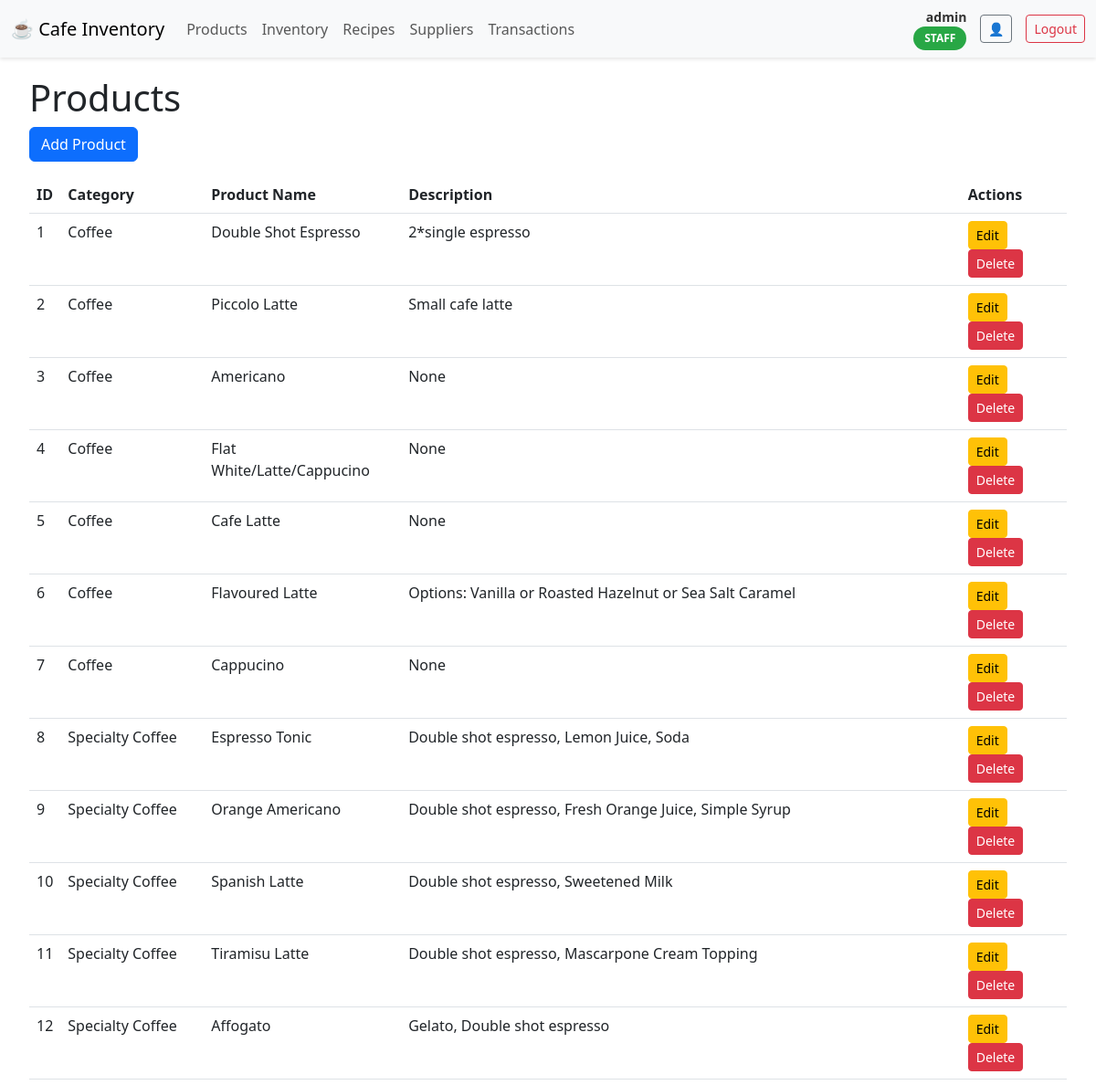
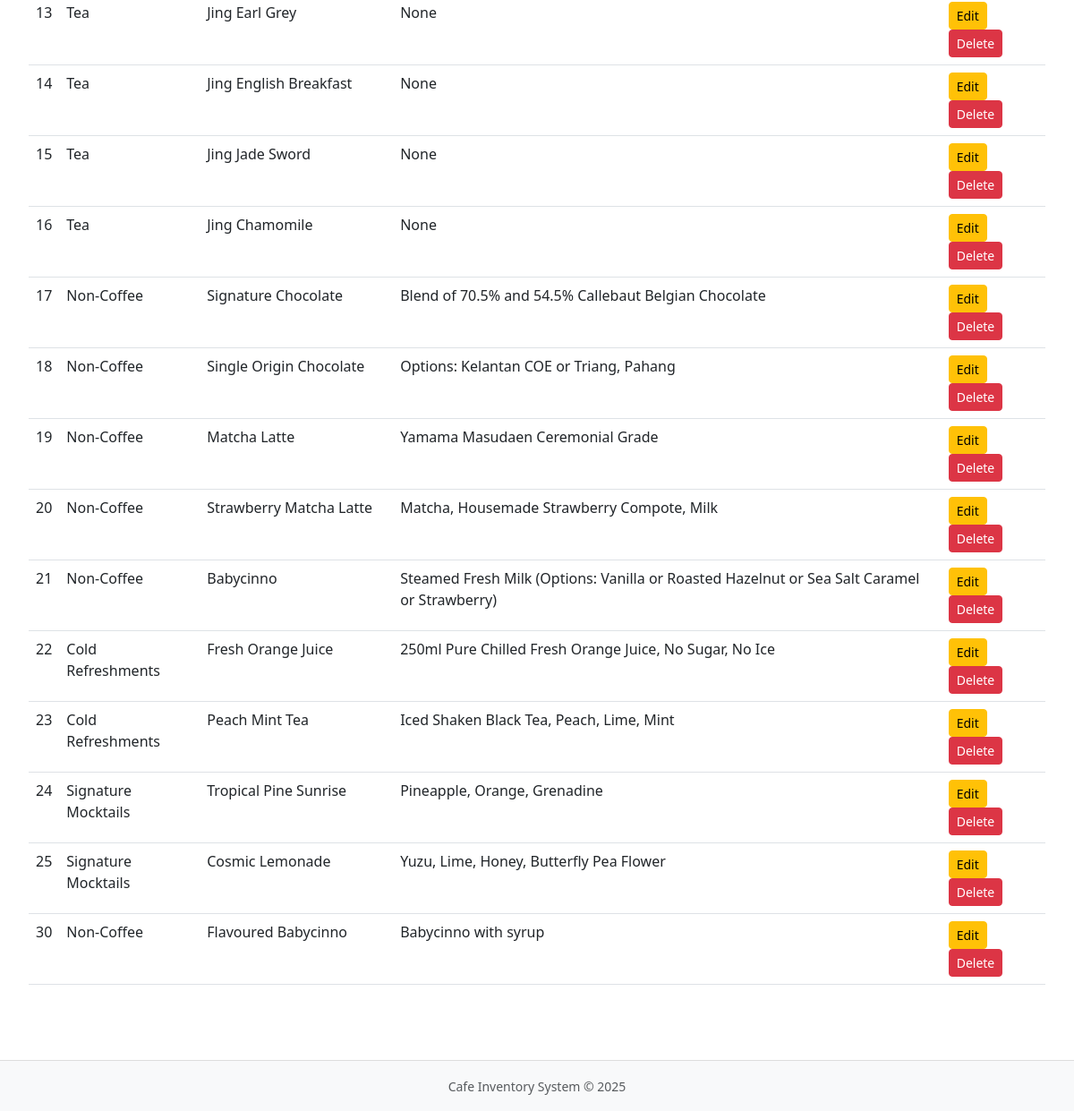
Screenshot of /products (signed in) with the database file from the repository (2 pictures, top to bottom).
### tables this page shows
CREATE TABLE users (
    id INTEGER PRIMARY KEY AUTOINCREMENT,
    username TEXT UNIQUE NOT NULL,
    password TEXT NOT NULL,  
    role TEXT NOT NULL  
);

CREATE TABLE "products" (
	"id"	INTEGER,
	"category"	TEXT,
	"product_name"	TEXT,
	"description"	TEXT,
	PRIMARY KEY("id" AUTOINCREMENT)
);

### app.py (the view)
@app.route('/products', methods=['GET'])
@login_required
def get_products():
    conn = get_db_connection()
    cursor = conn.cursor()
    cursor.execute('SELECT * FROM products')
    products = [dict(row) for row in cursor.fetchall()]
    conn.close()
    return render_template('products.html', products=products)

### app.py (called while the page is built)
def get_db_connection():
    conn = sqlite3.connect('cafe_inventory - Copy.db')
    conn.row_factory = sqlite3.Row
    return conn

@login_manager.user_loader
def load_user(user_id):
    conn = get_db_connection()
    cursor = conn.cursor()
    cursor.execute('SELECT * FROM users WHERE id = ?', (user_id,))
    user_data = cursor.fetchone()
    conn.close()
    if user_data:
        return User(user_data['id'], user_data['username'], user_data['role'])
    return None

### templates/products.html (shortened to what this page needs)
{% extends "base.html" %}
{% block content %}
<div class="container-fluid">
    <h1>Products</h1>
    <button class="btn btn-primary mb-3" data-bs-toggle="modal" data-bs-target="#addProductModal">Add Product</button>
    <table class="table" id="productsTable">
        <thead>
            <tr>
                <th>ID</th>
                <th>Category</th>
                <th>Product Name</th>
                <th>Description</th>
                <th>Actions</th>
            </tr>
        </thead>
        <tbody>
            {% for product in products %}
            <tr>
                <td>{{ product.id }}</td>
                <td>{{ product.category }}</td>
                <td>{{ product.product_name }}</td>
                <td>{{ product.description }}</td>
                <td>
                    <button class="btn btn-warning btn-sm edit-btn" data-id="{{ product.id }}" data-bs-toggle="modal" data-bs-target="#editProductModal">Edit</button>
                    <button class="btn btn-danger btn-sm delete-btn" data-id="{{ product.id }}">Delete</button>
                </td>
            </tr>
            {% endfor %}
        </tbody>
    </table>
</div>
{% endblock %}

### templates/base.html (shortened to what this page needs)
<!DOCTYPE html>
<html>
<head>
    <link href="https://cdn.jsdelivr.net/npm/bootstrap@5.3.0/dist/css/bootstrap.min.css" rel="stylesheet">
</head>
<body>
    <nav class="navbar navbar-expand-lg navbar-custom">
        <div class="container-fluid">
            <a class="navbar-brand" href="/">☕ Cafe Inventory</a>
            <div class="collapse navbar-collapse" id="navbarNav">
                <div class="navbar-nav">
                    <a class="nav-link" href="/products">Products</a>
                    <a class="nav-link" href="/inventory">Inventory</a>
                    <a class="nav-link" href="/recipes">Recipes</a>
                    <a class="nav-link" href="/suppliers">Suppliers</a>
                    <a class="nav-link" href="/transactions">Transactions</a>
                </div>
                <div class="user-profile-section">
                    {% if current_user.is_authenticated %}
                        <div class="user-info">
                            <div class="username">{{ current_user.username }}</div>
                            <span class="role-badge {{ current_user.role.lower() }}">{{ current_user.role }}</span>
                        </div>
                        <a href="/profile" class="btn btn-outline-secondary btn-sm" title="View Profile">👤</a>
                        <a href="/logout" class="btn btn-outline-danger btn-sm">Logout</a>
                    {% else %}
                        <a href="/login" class="btn btn-primary btn-sm">Login</a>
                    {% endif %}
                </div>
            </div>
        </div>
    </nav>
    <div class="main-content">
        {% block content %}{% endblock %}
    </div>
    <footer class="bg-light text-center py-3 mt-5" style="border-top: 1px solid #ddd;">
        <small class="text-muted">Cafe Inventory System © 2025</small>
    </footer>
</body>
</html>

### templates/base.html (style rules this page uses)
body { display: flex; flex-direction: column; min-height: 100vh; }
.navbar-custom { background-color: #f8f9fa; box-shadow: 0 2px 4px rgba(0,0,0,0.1); }
.user-profile-section { display: flex; align-items: center; gap: 15px; margin-left: auto; }
.user-info { text-align: right; font-size: 14px; }
.username { font-weight: bold; color: #333; }
.role-badge { display: inline-block; padding: 4px 12px; border-radius: 20px; font-size: 12px; font-weight: bold; text-transform: uppercase; }
.role-badge.staff { background-color: #28a745; color: white; }
.main-content { flex: 1; padding: 20px; }

### rows the page displays
users: username "admin", role "STAFF"
products: id "1", category "Coffee", product_name "Double Shot Espresso", description "2*single espresso"
products: id "2", category "Coffee", product_name "Piccolo Latte", description "Small cafe latte"
products: id "3", category "Coffee", product_name "Americano", description "None"
products: id "4", category "Coffee", product_name "Flat White/Latte/Cappucino", description "None"
products: id "5", category "Coffee", product_name "Cafe Latte", description "None"
products: id "6", category "Coffee", product_name "Flavoured Latte", description "Options: Vanilla or Roasted Hazelnut or Sea Salt Caramel"
products: id "7", category "Coffee", product_name "Cappucino", description "None"
products: id "8", category "Specialty Coffee", product_name "Espresso Tonic", description "Double shot espresso, Lemon Juice, Soda"
products: id "9", category "Specialty Coffee", product_name "Orange Americano", description "Double shot espresso, Fresh Orange Juice, Simple Syrup"
products: id "10", category "Specialty Coffee", product_name "Spanish Latte", description "Double shot espresso, Sweetened Milk"
products: id "11", category "Specialty Coffee", product_name "Tiramisu Latte", description "Double shot espresso, Mascarpone Cream Topping"
products: id "12", category "Specialty Coffee", product_name "Affogato", description "Gelato, Double shot espresso"
products: id "13", category "Tea", product_name "Jing Earl Grey", description "None"
products: id "14", category "Tea", product_name "Jing English Breakfast", description "None"
products: id "15", category "Tea", product_name "Jing Jade Sword", description "None"
products: id "16", category "Tea", product_name "Jing Chamomile", description "None"
products: id "17", category "Non-Coffee", product_name "Signature Chocolate", description "Blend of 70.5% and 54.5% Callebaut Belgian Chocolate"
products: id "18", category "Non-Coffee", product_name "Single Origin Chocolate", description "Options: Kelantan COE or Triang, Pahang"
products: id "19", category "Non-Coffee", product_name "Matcha Latte", description "Yamama Masudaen Ceremonial Grade"
products: id "20", category "Non-Coffee", product_name "Strawberry Matcha Latte", description "Matcha, Housemade Strawberry Compote, Milk"
products: id "21", category "Non-Coffee", product_name "Babycinno", description "Steamed Fresh Milk (Options: Vanilla or Roasted Hazelnut or Sea Salt Caramel or Strawberry)"
products: id "22", category "Cold Refreshments", product_name "Fresh Orange Juice", description "250ml Pure Chilled Fresh Orange Juice, No Sugar, No Ice"
products: id "23", category "Cold Refreshments", product_name "Peach Mint Tea", description "Iced Shaken Black Tea, Peach, Lime, Mint"
products: id "24", category "Signature Mocktails", product_name "Tropical Pine Sunrise", description "Pineapple, Orange, Grenadine"
products: id "25", category "Signature Mocktails", product_name "Cosmic Lemonade", description "Yuzu, Lime, Honey, Butterfly Pea Flower"
products: id "30", category "Non-Coffee", product_name "Flavoured Babycinno", description "Babycinno with syrup"
